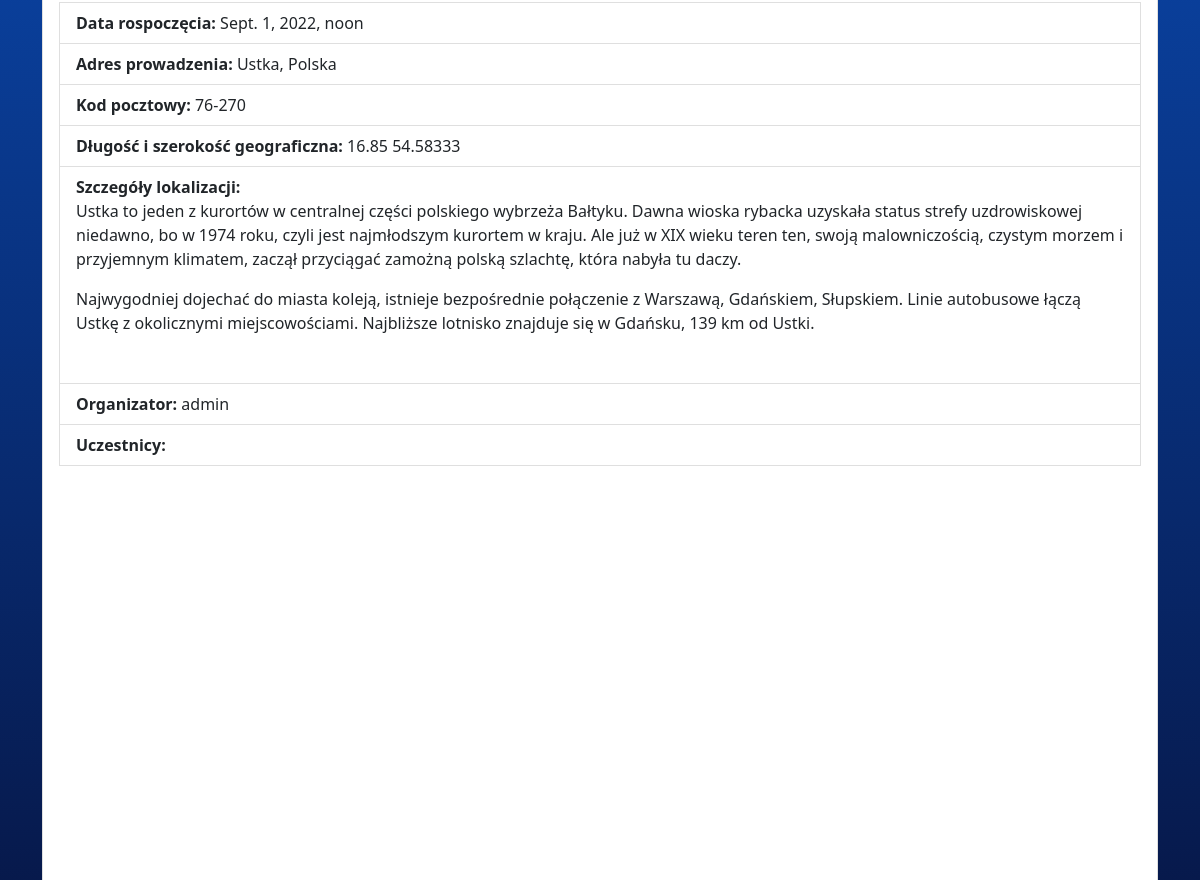
The app's page /events/show_event/1 (middle part), older data.
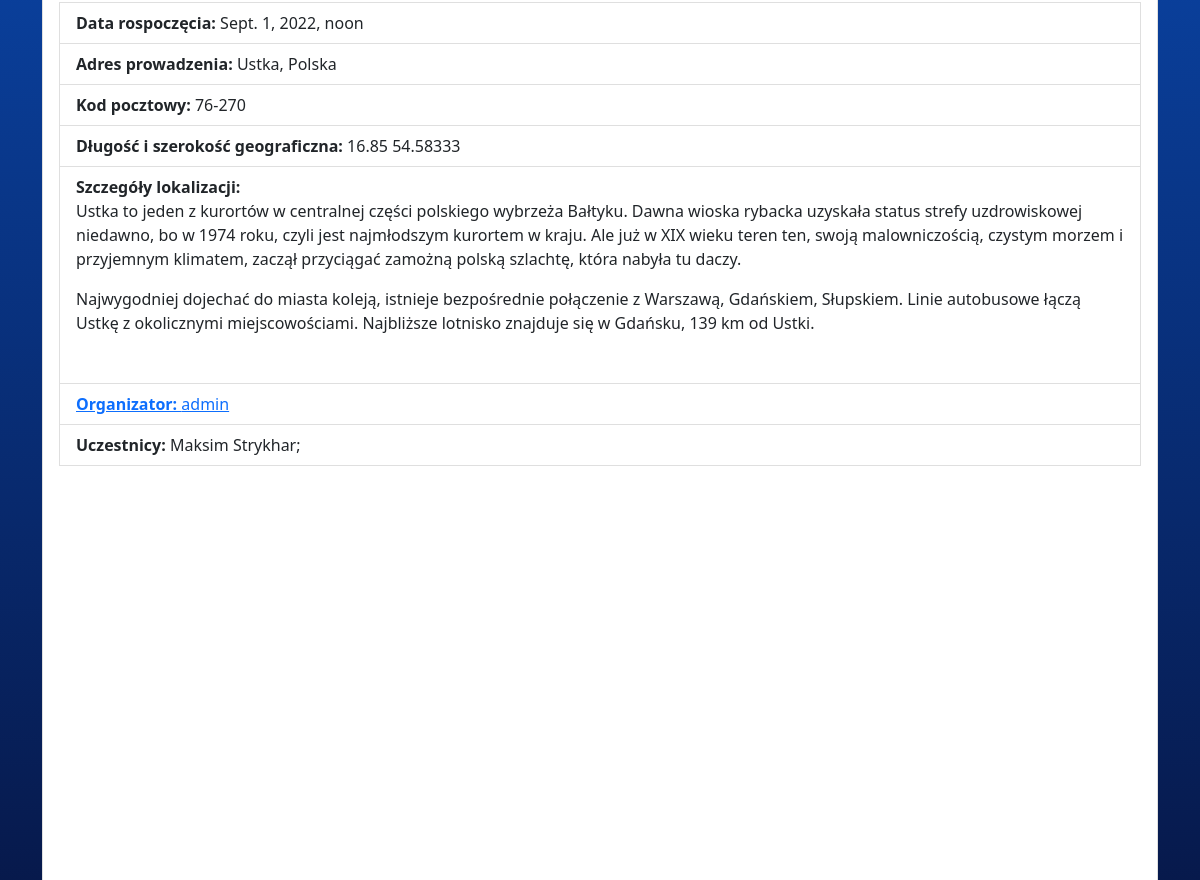
The same page, newer data.
### events/models.py (models this page shows, shortened)
class Event(models.Model):
    name = models.CharField('Event Name', max_length=60)
    description = RichTextField(blank=True, null=True)
    short_description = models.TextField(blank=True, null=True, max_length=500)
    venue = models.ForeignKey(Venue, blank=True, null=True, on_delete=models.CASCADE)
    event_date = models.DateTimeField('Event date')
    manager = models.ForeignKey(User, blank=True, null=True, on_delete=models.SET_NULL)
    participants = models.ManyToManyField(Participant, related_name='participant_list', blank=True)
    event_status = models.BooleanField(default=False)

class Venue(models.Model):
    name = models.CharField('Venue name', max_length=120)
    owner = models.IntegerField('Owner', blank=False, default=1)
    address = models.CharField(max_length=120)
    long = models.FloatField(blank=True, null=True)
    lat = models.FloatField(blank=True, null=True)
    image = models.ImageField(null=True, blank=True, upload_to="images/events/%Y/%m/%d/")
    postcode = models.CharField('Postcode', max_length=20)
    phone = models.CharField('Contact phone', max_length=15, blank=True)
    details = RichTextField(blank=True, null=True)
    def __str__(self):
        return self.name

class Participant(models.Model):
    user = models.ForeignKey(User, blank=True, null=True, related_name='attending', on_delete=models.CASCADE)
    event = models.ForeignKey('Event', blank=True, null=True, related_name='attedants', on_delete=models.CASCADE)

### events/views.py (the view)
# urls.py: path('show_event/<event_id>', show_event, name="show_event"),
def show_event(request, event_id):
    submitted = False
    event = Event.objects.get(pk=event_id)
    participant_list = Participant.objects.filter(event=event.id)
    mapbox_access_token = 'pk.eyJ1IjoicGF2ZWxzdHJ5a2hhciIsImEiOiJjbDI2ZmJmcTkyajBwM2lscDd6aDVwOG4xIn0.15o8i7eD1qwyQcnsx2iBmg'
    form = ParticipantForm(request.POST or None, initial={
        'user' : request.user,
        'event': event
        })
    if request.method == "POST":
        if form.is_valid():
            form.save()
            messages.success(request, ("Twoje zgłoszenie zostanie wkrótce zatwierdzone."))
            return HttpResponseRedirect("{}?sended=True".format(reverse('show_event', kwargs={'event_id':event.id})))
    return render(request,
        'events/show_event.html', {
        'form':form,
        'event': event,
        'participant_list': participant_list,
        'sended': request.GET.get('sended', False),
        'mapbox_access_token': mapbox_access_token,
        })

### templates/events/show_event.html (shortened to what this page needs)
{% extends 'blog/base.html' %}
{% load static %}
{% block content %}
  <div class="card">
    <div class="card-body">
        <li class="list-group-item px-3"><b>Data rospoczęcia: </b>{{ event.event_date }}<br></li>
        <li class="list-group-item px-3"><b>Adres prowadzenia: </b>{{ event.venue.address }}<br></li>
        <li class="list-group-item px-3"><b>Kod pocztowy: </b>{{ event.venue.postcode }}<br></li>
        <li class="list-group-item px-3"><b>Długość i szerokość geograficzna: </b>{{ event.venue.long }} {{ event.venue.lat }}<br></li>
        <li class="list-group-item px-3"><b>Szczegóły lokalizacji: </b>{{ event.venue.details|safe }}<br></li>
        {% if event.manager.profile.id %}
        <li class="list-group-item px-3"><a href="{% url 'show_profile' event.manager.profile.id %}"><b>Organizator: </b>{{ event.manager }}</a><br></li>
        {% else %}
        <li class="list-group-item px-3"><b>Organizator: </b>{{ event.manager }}</a><br></li>
        {% endif %}
        <li class="list-group-item px-3"><b>Uczestnicy: </b>
          {% if event.participants %}
              {% for participant in participant_list %}
              {{participant.user.first_name}} {{participant.user.last_name}};
              {% endfor %}
          {% else %}
          nikt nie zarejestrował się na to wydarzenie
          {% endif %}
        </li>
        <div id='map' style='width: 100%; height: 400px;'></div>
    </div>
  </div>
  <br>
{% endblock %}

### templates/blog/base.html (shortened to what this page needs)
{% load static %}
<!doctype html>
<html lang="ru">
  <head>
    <link rel="stylesheet" href="{% static 'css/styles.css' %}" type="text/css">
    <link rel="stylesheet" href="{% static 'css/main.css' %}" />
    <link href="https://api.mapbox.com/mapbox-gl-js/v2.8.1/mapbox-gl.css" rel="stylesheet">
    <link rel="stylesheet" href="https://cdnjs.cloudflare.com/ajax/libs/tempusdominus-bootstrap-4/5.1.2/css/tempusdominus-bootstrap-4.min.css" />
    <link href="https://cdn.jsdelivr.net/npm/bootstrap@5.0.2/dist/css/bootstrap.min.css" rel="stylesheet">
  </head>
  <body>
  <div class="page" style="background: linear-gradient(to top, rgb(5, 0, 23), rgb(13,110,253))">
    <div class="container">
      <br>
      {% block content %}
      {% endblock %}
      <br>
    </div>
  </div>
  </body>
</html>

### templates/blog/navbar.html (shortened to what this page needs)
{% load static %}

### templates/blog/footer.html (shortened to what this page needs)
{% load static %}

### static/css/styles.css (style rules this page uses)
a { color: white; }
.page { overflow: hidden; display: grid; grid-template-rows: auto 1fr auto; min-height: 100vh; }
body { width: 100%; font-family: Arial, sans-serif; }
p { margin: 1em 0; }
.container { width:100%; padding-right:15px; padding-left:15px; margin-right:auto; margin-left:auto }

Row changes from the older to the newer data that the page shows:
added Participant: user.first_name "Maksim", user.last_name "Strykhar"
